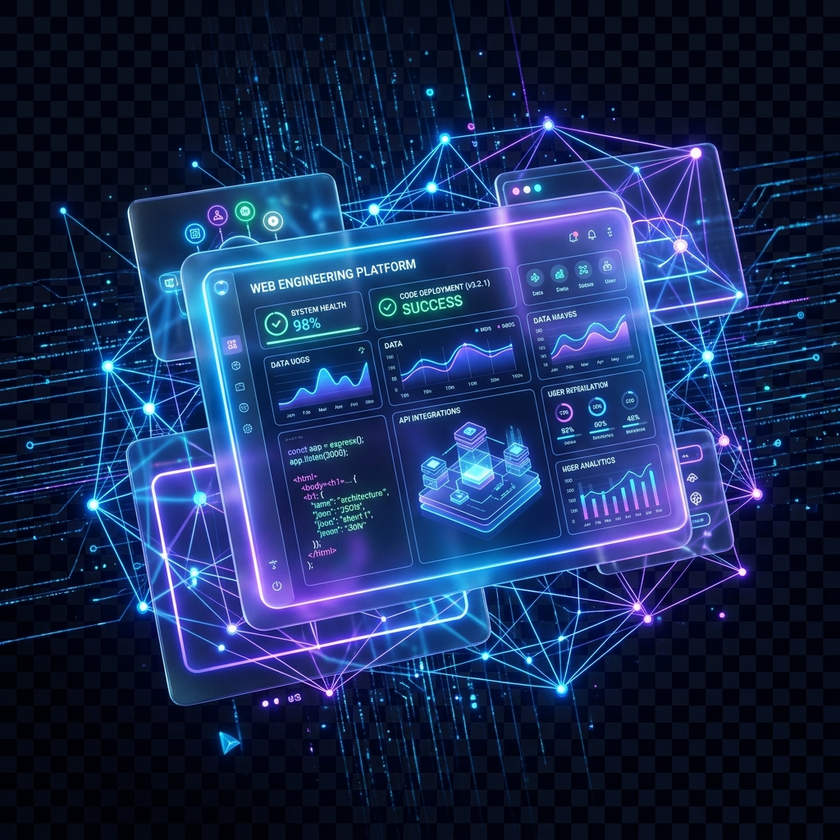
#> input picture artifacts/web_engineering_graphic_1783178213859.png, 840 x 840 px, shrunk from 1024 x 1024 before the run, found by its file name
$ python debug_save.py
#> lines starting #> are read from the running program, lines starting #| are printed output that depends on the picture
import traceback
import os
from PIL import Image

try:
    img_path = r"C:\Users\Pulindu\.gemini\antigravity-ide\brain\e40b6368-dbc5-44df-9e61-b7a91870e5c1\web_engineering_graphic_1783178213859.png"
    img = Image.open(img_path)
#> img is the input picture: PIL image 840x840 RGB; mean R, G, B 25.2, 43.7, 86
    img_rgba = img.convert("RGBA")

    # Let's crop and save
    cropped = img_rgba.crop((0, 0, 100, 100))
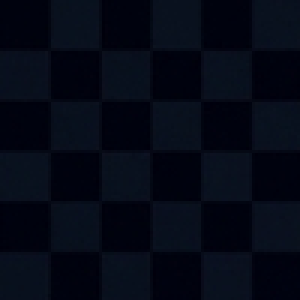
#> cropped: PIL image 100x100 RGBA (shown 3 times larger); mean R, G, B, A 4.6, 9, 21.6, 255
    cropped.save("test.png", "PNG")
    print("Saved test.png successfully!")
except Exception as e:
    traceback.print_exc()

$ run again, with artifacts/web_engineering_graphic_1783178746707.png copied over artifacts/web_engineering_graphic_1783178213859.png
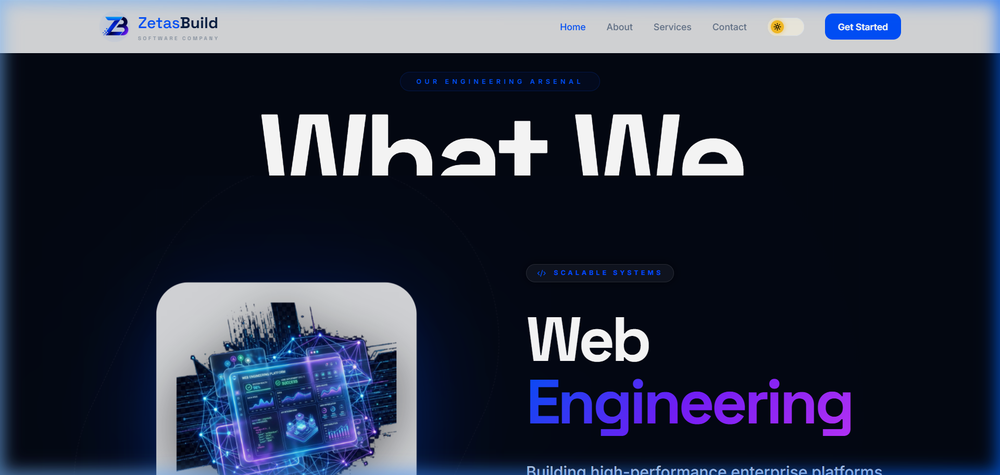
#> input picture artifacts/web_engineering_graphic_1783178746707.png, 1000 x 475 px, shrunk from 1920 x 912 before the run, found by its file name
#> img is the input picture: PIL image 1000x475 RGB; mean R, G, B 44.7, 50.9, 69.1
#> `cropped = img_rgba.crop((0, 0, 100, 100))`:
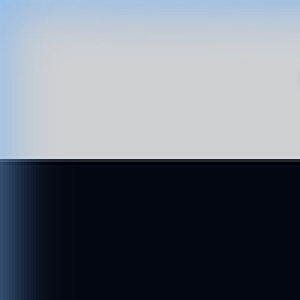
#> cropped: PIL image 100x100 RGBA (shown 3 times larger); mean R, G, B, A 108.4, 114.8, 124.8, 255
